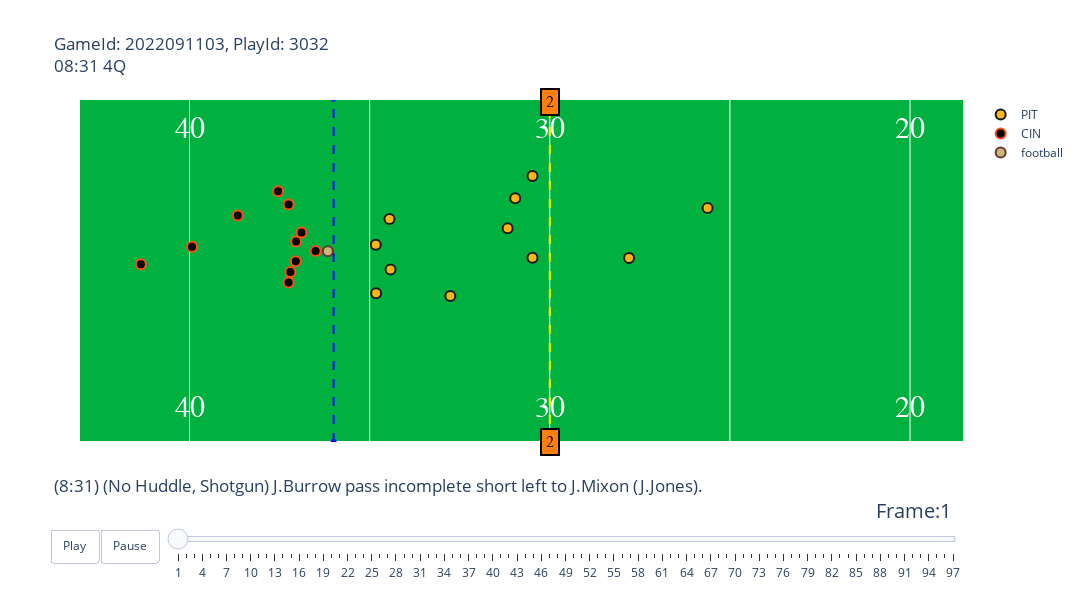

Notebook code for this chart:
### Code cell
fig

### Figure 1 — Plotly figure (JSON) as saved in the notebook; plotly's stock layout.template omitted (floating-point values rounded to 4 significant figures)
{"data": [{"hoverinfo": "none", "mode": "text", "showlegend": false, "text": ["10", "20", "30", "40", "50", "40", "30", "20", "10"], "textfont": {"color": "#ffffff", "family": "Courier New, monospace", "size": 30}, "type": "scatter", "x": [20, 30, 40, 50, 60, 70, 80, 90, 100], "y": [5, 5, 5, 5, 5, 5, 5, 5, 5]}, {"hoverinfo": "none", "mode": "text", "showlegend": false, "text": ["10", "20", "30", "40", "50", "40", "30", "20", "10"], "textfont": {"color": "#ffffff", "family": "Courier New, monospace", "size": 30}, "type": "scatter", "x": [20, 30, 40, 50, 60, 70, 80, 90, 100], "y": [48.5, 48.5, 48.5, 48.5, 48.5, 48.5, 48.5, 48.5, 48.5]}, {"hoverinfo": "none", "line": {"color": "blue", "dash": "dash"}, "showlegend": false, "type": "scatter", "x": [74, 74], "y": [0, 53.5]}, {"hoverinfo": "none", "line": {"color": "yellow", "dash": "dash"}, "showlegend": false, "type": "scatter", "x": [80, 80], "y": [0, 53.5]}, {"fill": "toself", "fillcolor": "#000000", "hoverinfo": "skip", "line": {"color": "white", "width": 3}, "mode": "lines", "opacity": 1, "showlegend": false, "type": "scatter", "x": [0, 0, 10, 10, 0], "y": [0, 53.5, 53.5, 0, 0]}, {"fill": "toself", "fillcolor": "#FFB612", "hoverinfo": "skip", "line": {"color": "white", "width": 3}, "mode": "lines", "opacity": 1, "showlegend": false, "type": "scatter", "x": [110, 110, 120, 120, 110], "y": [0, 53.5, 53.5, 0, 0]}, {"hoverinfo": "text", "hovertext": ["nflId:37104<br>displayName:Cameron Heyward<br>Player Speed:0.358 MPH", "nflId:43325<br>displayName:Myles Jack<br>Player Speed:0.403 MPH", "nflId:44842<br>displayName:T.J. Watt<br>Player Speed:1.924 MPH", "nflId:44878<br>displayName:Ahkello Witherspoon<br>Player Speed:1.051 MPH", "nflId:44906<br>displayName:Cameron Sutton<br>Player Speed:0.85 MPH", "nflId:45395<br>displayName:Arthur Maulet<br>Player Speed:1.745 MPH", "nflId:46080<br>displayName:Minkah Fitzpatrick<br>Player Speed:1.857 MPH", "nflId:46097<br>displayName:Terrell Edmunds<br>Player Speed:3.176 MPH", "nflId:46902<br>displayName:Robert Spillane<br>Player Speed:1.253 MPH", "nflId:52971<br>displayName:Jamir Jones<br>Player Speed:0.0 MPH", "nflId:54549<br>displayName:DeMarvin Leal<br>Player Speed:1.476 MPH"], "marker": {"color": "#FFB612", "line": {"color": "#101820", "width": 2}, "size": 10}, "mode": "markers", "name": "PIT", "type": "scatter", "x": [75.17, 79.52, 75.18, 77.24, 79.52, 79.04, 84.38, 82.2, 78.83, 75.55, 75.58], "y": [30.75, 28.73, 23.17, 22.77, 41.44, 38, 36.45, 28.68, 33.33, 34.74, 26.89]}, {"hoverinfo": "text", "hovertext": ["nflId:42654<br>displayName:La'el Collins<br>Player Speed:0.313 MPH", "nflId:43344<br>displayName:Tyler Boyd<br>Player Speed:0.0 MPH", "nflId:43495<br>displayName:Mike Thomas<br>Player Speed:0.514 MPH", "nflId:43510<br>displayName:Ted Karras<br>Player Speed:1.365 MPH", "nflId:44860<br>displayName:Joe Mixon<br>Player Speed:2.192 MPH", "nflId:46163<br>displayName:Alex Cappa<br>Player Speed:0.134 MPH", "nflId:47794<br>displayName:Jonah Williams<br>Player Speed:0.447 MPH", "nflId:47835<br>displayName:Drew Sample<br>Player Speed:0.514 MPH", "nflId:52409<br>displayName:Joe Burrow<br>Player Speed:1.767 MPH", "nflId:53434<br>displayName:Ja'Marr Chase<br>Player Speed:0.582 MPH", "nflId:54601<br>displayName:Cordell Volson<br>Player Speed:0.045 MPH"], "marker": {"color": "#000000", "line": {"color": "#FB4F14", "width": 2}, "size": 10}, "mode": "markers", "name": "CIN", "type": "scatter", "x": [72.8, 71.34, 72.46, 73.5, 68.65, 72.95, 73.11, 72.75, 70.07, 72.75, 72.96], "y": [26.51, 35.3, 39.08, 29.78, 27.7, 28.17, 32.65, 24.87, 30.44, 37.02, 31.26]}, {"hoverinfo": "none", "marker": {"color": "#CBB67C", "line": {"color": "#663831", "width": 2}, "size": 10}, "mode": "markers", "name": "football", "type": "scatter", "x": [73.84], "y": [29.72]}], "layout": {"annotations": [{"align": "center", "bgcolor": "#ff7f0e", "bordercolor": "black", "borderpad": 4, "borderwidth": 2, "font": {"color": "black", "family": "Courier New, monospace", "size": 16}, "opacity": 1, "showarrow": false, "text": "2", "x": 80, "y": 0}, {"align": "center", "bgcolor": "#ff7f0e", "bordercolor": "black", "borderpad": 4, "borderwidth": 2, "font": {"color": "black", "family": "Courier New, monospace", "size": 16}, "opacity": 1, "showarrow": false, "text": "2", "x": 80, "y": 53}, {"font": {"color": "White", "family": "Courier New, monospace", "size": 32}, "showarrow": false, "text": "CIN", "textangle": -90, "x": 5, "y": 26.75}, {"font": {"color": "White", "family": "Courier New, monospace", "size": 32}, "showarrow": false, "text": "PIT", "textangle": 90, "x": 115, "y": 26.75}], "autosize": false, "height": 600, "plot_bgcolor": "#00B140", "sliders": [{"active": 0, "currentvalue": {"font": {"size": 20}, "prefix": "Frame:", "visible": true, "xanchor": "right"}, "len": 0.9, "pad": {"b": 10, "t": 50}, "steps": [{"args": [[1], {"frame": {"duration": 100, "redraw": false}, "mode": "immediate", "transition": {"duration": 0}}], "label": "1", "method": "animate"}, {"args": [[2], {"frame": {"duration": 100, "redraw": false}, "mode": "immediate", "transition": {"duration": 0}}], "label": "2", "method": "animate"}, {"args": [[3], {"frame": {"duration": 100, "redraw": false}, "mode": "immediate", "transition": {"duration": 0}}], "label": "3", "method": "animate"}, {"args": [[4], {"frame": {"duration": 100, "redraw": false}, "mode": "immediate", "transition": {"duration": 0}}], "label": "4", "method": "animate"}, {"args": [[5], {"frame": {"duration": 100, "redraw": false}, "mode": "immediate", "transition": {"duration": 0}}], "label": "5", "method": "animate"}, {"args": [[6], {"frame": {"duration": 100, "redraw": false}, "mode": "immediate", "transition": {"duration": 0}}], "label": "6", "method": "animate"}, {"args": [[7], {"frame": {"duration": 100, "redraw": false}, "mode": "immediate", "transition": {"duration": 0}}], "label": "7", "method": "animate"}, {"args": [[8], {"frame": {"duration": 100, "redraw": false}, "mode": "immediate", "transition": {"duration": 0}}], "label": "8", "method": "animate"}, {"args": [[9], {"frame": {"duration": 100, "redraw": false}, "mode": "immediate", "transition": {"duration": 0}}], "label": "9", "method": "animate"}, {"args": [[10], {"frame": {"duration": 100, "redraw": false}, "mode": "immediate", "transition": {"duration": 0}}], "label": "10", "method": "animate"}, {"args": [[11], {"frame": {"duration": 100, "redraw": false}, "mode": "immediate", "transition": {"duration": 0}}], "label": "11", "method": "animate"}, {"args": [[12], {"frame": {"duration": 100, "redraw": false}, "mode": "immediate", "transition": {"duration": 0}}], "label": "12", "method": "animate"}, {"args": [[13], {"frame": {"duration": 100, "redraw": false}, "mode": "immediate", "transition": {"duration": 0}}], "label": "13", "method": "animate"}, {"args": [[14], {"frame": {"duration": 100, "redraw": false}, "mode": "immediate", "transition": {"duration": 0}}], "label": "14", "method": "animate"}, {"args": [[15], {"frame": {"duration": 100, "redraw": false}, "mode": "immediate", "transition": {"duration": 0}}], "label": "15", "method": "animate"}, {"args": [[16], {"frame": {"duration": 100, "redraw": false}, "mode": "immediate", "transition": {"duration": 0}}], "label": "16", "method": "animate"}, {"args": [[17], {"frame": {"duration": 100, "redraw": false}, "mode": "immediate", "transition": {"duration": 0}}], "label": "17", "method": "animate"}, {"args": [[18], {"frame": {"duration": 100, "redraw": false}, "mode": "immediate", "transition": {"duration": 0}}], "label": "18", "method": "animate"}, {"args": [[19], {"frame": {"duration": 100, "redraw": false}, "mode": "immediate", "transition": {"duration": 0}}], "label": "19", "method": "animate"}, {"args": [[20], {"frame": {"duration": 100, "redraw": false}, "mode": "immediate", "transition": {"duration": 0}}], "label": "20", "method": "animate"}, {"args": [[21], {"frame": {"duration": 100, "redraw": false}, "mode": "immediate", "transition": {"duration": 0}}], "label": "21", "method": "animate"}, {"args": [[22], {"frame": {"duration": 100, "redraw": false}, "mode": "immediate", "transition": {"duration": 0}}], "label": "22", "method": "animate"}, {"args": [[23], {"frame": {"duration": 100, "redraw": false}, "mode": "immediate", "transition": {"duration": 0}}], "label": "23", "method": "animate"}, {"args": [[24], {"frame": {"duration": 100, "redraw": false}, "mode": "immediate", "transition": {"duration": 0}}], "label": "24", "method": "animate"}, {"args": [[25], {"frame": {"duration": 100, "redraw": false}, "mode": "immediate", "transition": {"duration": 0}}], "label": "25", "method": "animate"}, {"args": [[26], {"frame": {"duration": 100, "redraw": false}, "mode": "immediate", "transition": {"duration": 0}}], "label": "26", "method": "animate"}, {"args": [[27], {"frame": {"duration": 100, "redraw": false}, "mode": "immediate", "transition": {"duration": 0}}], "label": "27", "method": "animate"}, {"args": [[28], {"frame": {"duration": 100, "redraw": false}, "mode": "immediate", "transition": {"duration": 0}}], "label": "28", "method": "animate"}, {"args": [[29], {"frame": {"duration": 100, "redraw": false}, "mode": "immediate", "transition": {"duration": 0}}], "label": "29", "method": "animate"}, {"args": [[30], {"frame": {"duration": 100, "redraw": false}, "mode": "immediate", "transition": {"duration": 0}}], "label": "30", "method": "animate"}, {"args": [[31], {"frame": {"duration": 100, "redraw": false}, "mode": "immediate", "transition": {"duration": 0}}], "label": "31", "method": "animate"}, {"args": [[32], {"frame": {"duration": 100, "redraw": false}, "mode": "immediate", "transition": {"duration": 0}}], "label": "32", "method": "animate"}, {"args": [[33], {"frame": {"duration": 100, "redraw": false}, "mode": "immediate", "transition": {"duration": 0}}], "label": "33", "method": "animate"}, {"args": [[34], {"frame": {"duration": 100, "redraw": false}, "mode": "immediate", "transition": {"duration": 0}}], "label": "34", "method": "animate"}, {"args": [[35], {"frame": {"duration": 100, "redraw": false}, "mode": "immediate", "transition": {"duration": 0}}], "label": "35", "method": "animate"}, {"args": [[36], {"frame": {"duration": 100, "redraw": false}, "mode": "immediate", "transition": {"duration": 0}}], "label": "36", "method": "animate"}, {"args": [[37], {"frame": {"duration": 100, "redraw": false}, "mode": "immediate", "transition": {"duration": 0}}], "label": "37", "method": "animate"}, {"args": [[38], {"frame": {"duration": 100, "redraw": false}, "mode": "immediate", "transition": {"duration": 0}}], "label": "38", "method": "animate"}, {"args": [[39], {"frame": {"duration": 100, "redraw": false}, "mode": "immediate", "transition": {"duration": 0}}], "label": "39", "method": "animate"}, {"args": [[40], {"frame": {"duration": 100, "redraw": false}, "mode": "immediate", "transition": {"duration": 0}}], "label": "40", "method": "animate"}, {"args": [[41], {"frame": {"duration": 100, "redraw": false}, "mode": "immediate", "transition": {"duration": 0}}], "label": "41", "method": "animate"}, {"args": [[42], {"frame": {"duration": 100, "redraw": false}, "mode": "immediate", "transition": {"duration": 0}}], "label": "42", "method": "animate"}, {"args": [[43], {"frame": {"duration": 100, "redraw": false}, "mode": "immediate", "transition": {"duration": 0}}], "label": "43", "method": "animate"}, {"args": [[44], {"frame": {"duration": 100, "redraw": false}, "mode": "immediate", "transition": {"duration": 0}}], "label": "44", "method": "animate"}, {"args": [[45], {"frame": {"duration": 100, "redraw": false}, "mode": "immediate", "transition": {"duration": 0}}], "label": "45", "method": "animate"}, {"args": [[46], {"frame": {"duration": 100, "redraw": false}, "mode": "immediate", "transition": {"duration": 0}}], "label": "46", "method": "animate"}, {"args": [[47], {"frame": {"duration": 100, "redraw": false}, "mode": "immediate", "transition": {"duration": 0}}], "label": "47", "method": "animate"}, {"args": [[48], {"frame": {"duration": 100, "redraw": false}, "mode": "immediate", "transition": {"duration": 0}}], "label": "48", "method": "animate"}, {"args": [[49], {"frame": {"duration": 100, "redraw": false}, "mode": "immediate", "transition": {"duration": 0}}], "label": "49", "method": "animate"}, {"args": [[50], {"frame": {"duration": 100, "redraw": false}, "mode": "immediate", "transition": {"duration": 0}}], "label": "50", "method": "animate"}, {"args": [[51], {"frame": {"duration": 100, "redraw": false}, "mode": "immediate", "transition": {"duration": 0}}], "label": "51", "method": "animate"}, {"args": [[52], {"frame": {"duration": 100, "redraw": false}, "mode": "immediate", "transition": {"duration": 0}}], "label": "52", "method": "animate"}, {"args": [[53], {"frame": {"duration": 100, "redraw": false}, "mode": "immediate", "transition": {"duration": 0}}], "label": "53", "method": "animate"}, {"args": [[54], {"frame": {"duration": 100, "redraw": false}, "mode": "immediate", "transition": {"duration": 0}}], "label": "54", "method": "animate"}, {"args": [[55], {"frame": {"duration": 100, "redraw": false}, "mode": "immediate", "transition": {"duration": 0}}], "label": "55", "method": "animate"}, {"args": [[56], {"frame": {"duration": 100, "redraw": false}, "mode": "immediate", "transition": {"duration": 0}}], "label": "56", "method": "animate"}, {"args": [[57], {"frame": {"duration": 100, "redraw": false}, "mode": "immediate", "transition": {"duration": 0}}], "label": "57", "method": "animate"}, {"args": [[58], {"frame": {"duration": 100, "redraw": false}, "mode": "immediate", "transition": {"duration": 0}}], "label": "58", "method": "animate"}, {"args": [[59], {"frame": {"duration": 100, "redraw": false}, "mode": "immediate", "transition": {"duration": 0}}], "label": "59", "method": "animate"}, {"args": [[60], {"frame": {"duration": 100, "redraw": false}, "mode": "immediate", "transition": {"duration": 0}}], "label": "60", "method": "animate"}, {"args": [[61], {"frame": {"duration": 100, "redraw": false}, "mode": "immediate", "transition": {"duration": 0}}], "label": "61", "method": "animate"}, {"args": [[62], {"frame": {"duration": 100, "redraw": false}, "mode": "immediate", "transition": {"duration": 0}}], "label": "62", "method": "animate"}, {"args": [[63], {"frame": {"duration": 100, "redraw": false}, "mode": "immediate", "transition": {"duration": 0}}], "label": "63", "method": "animate"}, {"args": [[64], {"frame": {"duration": 100, "redraw": false}, "mode": "immediate", "transition": {"duration": 0}}], "label": "64", "method": "animate"}, {"args": [[65], {"frame": {"duration": 100, "redraw": false}, "mode": "immediate", "transition": {"duration": 0}}], "label": "65", "method": "animate"}, {"args": [[66], {"frame": {"duration": 100, "redraw": false}, "mode": "immediate", "transition": {"duration": 0}}], "label": "66", "method": "animate"}, {"args": [[67], {"frame": {"duration": 100, "redraw": false}, "mode": "immediate", "transition": {"duration": 0}}], "label": "67", "method": "animate"}, {"args": [[68], {"frame": {"duration": 100, "redraw": false}, "mode": "immediate", "transition": {"duration": 0}}], "label": "68", "method": "animate"}, {"args": [[69], {"frame": {"duration": 100, "redraw": false}, "mode": "immediate", "transition": {"duration": 0}}], "label": "69", "method": "animate"}, {"args": [[70], {"frame": {"duration": 100, "redraw": false}, "mode": "immediate", "transition": {"duration": 0}}], "label": "70", "method": "animate"}, {"args": [[71], {"frame": {"duration": 100, "redraw": false}, "mode": "immediate", "transition": {"duration": 0}}], "label": "71", "method": "animate"}, {"args": [[72], {"frame": {"duration": 100, "redraw": false}, "mode": "immediate", "transition": {"duration": 0}}], "label": "72", "method": "animate"}, {"args": [[73], {"frame": {"duration": 100, "redraw": false}, "mode": "immediate", "transition": {"duration": 0}}], "label": "73", "method": "animate"}, {"args": [[74], {"frame": {"duration": 100, "redraw": false}, "mode": "immediate", "transition": {"duration": 0}}], "label": "74", "method": "animate"}, {"args": [[75], {"frame": {"duration": 100, "redraw": false}, "mode": "immediate", "transition": {"duration": 0}}], "label": "75", "method": "animate"}, {"args": [[76], {"frame": {"duration": 100, "redraw": false}, "mode": "immediate", "transition": {"duration": 0}}], "label": "76", "method": "animate"}, {"args": [[77], {"frame": {"duration": 100, "redraw": false}, "mode": "immediate", "transition": {"duration": 0}}], "label": "77", "method": "animate"}, {"args": [[78], {"frame": {"duration": 100, "redraw": false}, "mode": "immediate", "transition": {"duration": 0}}], "label": "78", "method": "animate"}, {"args": [[79], {"frame": {"duration": 100, "redraw": false}, "mode": "immediate", "transition": {"duration": 0}}], "label": "79", "method": "animate"}, {"args": [[80], {"frame": {"duration": 100, "redraw": false}, "mode": "immediate", "transition": {"duration": 0}}], "label": "80", "method": "animate"}, {"args": [[81], {"frame": {"duration": 100, "redraw": false}, "mode": "immediate", "transition": {"duration": 0}}], "label": "81", "method": "animate"}, {"args": [[82], {"frame": {"duration": 100, "redraw": false}, "mode": "immediate", "transition": {"duration": 0}}], "label": "82", "method": "animate"}, {"args": [[83], {"frame": {"duration": 100, "redraw": false}, "mode": "immediate", "transition": {"duration": 0}}], "label": "83", "method": "animate"}, {"args": [[84], {"frame": {"duration": 100, "redraw": false}, "mode": "immediate", "transition": {"duration": 0}}], "label": "84", "method": "animate"}, {"args": [[85], {"frame": {"duration": 100, "redraw": false}, "mode": "immediate", "transition": {"duration": 0}}], "label": "85", "method": "animate"}, {"args": [[86], {"frame": {"duration": 100, "redraw": false}, "mode": "immediate", "transition": {"duration": 0}}], "label": "86", "method": "animate"}, {"args": [[87], {"frame": {"duration": 100, "redraw": false}, "mode": "immediate", "transition": {"duration": 0}}], "label": "87", "method": "animate"}, {"args": [[88], {"frame": {"duration": 100, "redraw": false}, "mode": "immediate", "transition": {"duration": 0}}], "label": "88", "method": "animate"}, {"args": [[89], {"frame": {"duration": 100, "redraw": false}, "mode": "immediate", "transition": {"duration": 0}}], "label": "89", "method": "animate"}, {"args": [[90], {"frame": {"duration": 100, "redraw": false}, "mode": "immediate", "transition": {"duration": 0}}], "label": "90", "method": "animate"}, {"args": [[91], {"frame": {"duration": 100, "redraw": false}, "mode": "immediate", "transition": {"duration": 0}}], "label": "91", "method": "animate"}, {"args": [[92], {"frame": {"duration": 100, "redraw": false}, "mode": "immediate", "transition": {"duration": 0}}], "label": "92", "method": "animate"}, {"args": [[93], {"frame": {"duration": 100, "redraw": false}, "mode": "immediate", "transition": {"duration": 0}}], "label": "93", "method": "animate"}, {"args": [[94], {"frame": {"duration": 100, "redraw": false}, "mode": "immediate", "transition": {"duration": 0}}], "label": "94", "method": "animate"}, {"args": [[95], {"frame": {"duration": 100, "redraw": false}, "mode": "immediate", "transition": {"duration": 0}}], "label": "95", "method": "animate"}, {"args": [[96], {"frame": {"duration": 100, "redraw": false}, "mode": "immediate", "transition": {"duration": 0}}], "label": "96", "method": "animate"}, {"args": [[97], {"frame": {"duration": 100, "redraw": false}, "mode": "immediate", "transition": {"duration": 0}}], "label": "97", "method": "animate"}], "transition": {"duration": 300, "easing": "cubic-in-out"}, "x": 0.1, "xanchor": "left", "y": 0, "yanchor": "top"}], "title": {"text": "GameId: 2022091103, PlayId: 3032<br>08:31 4Q<br><br><br><br><br><br><br><br><br><br><br><br><br><br><br><br><br><br><br>(8:31) (No Huddle, Shotgun) J.Burrow pass incomplete short left to J.Mixon (J.Jones)."}, "updatemenus": [{"buttons": [{"args": [null, {"frame": {"duration": 100, "redraw": false}, "fromcurrent": true, "transition": {"duration": 0}}], "label": "Play", "method": "animate"}, {"args": [[null], {"frame": {"duration": 0, "redraw": false}, "mode": "immediate", "transition": {"duration": 0}}], "label": "Pause", "method": "animate"}], "direction": "left", "pad": {"r": 10, "t": 87}, "showactive": false, "type": "buttons", "x": 0.1, "xanchor": "right", "y": 0, "yanchor": "top"}], "width": 1080, "xaxis": {"autorange": false, "range": [66.96, 91.47], "showticklabels": false, "tickmode": "array", "tickvals": [10, 15, 20, 25, 30, 35, 40, 45, 50, 55, 60, 65, 70, 75, 80, 85, 90, 95, 100, 105]}, "yaxis": {"autorange": false, "range": [0, 53.3], "showgrid": false, "showticklabels": false}}}
